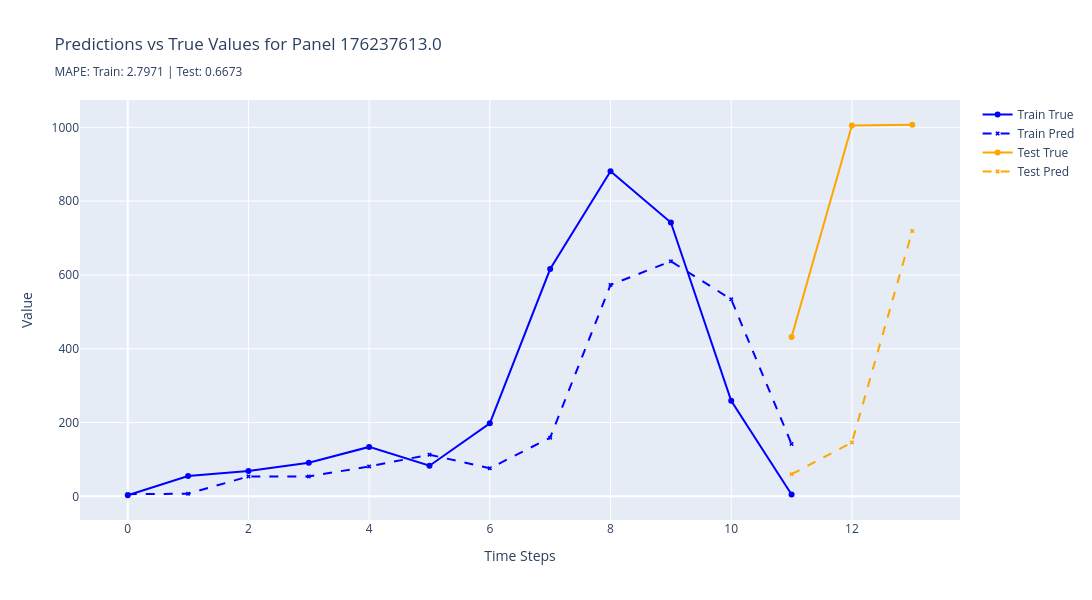
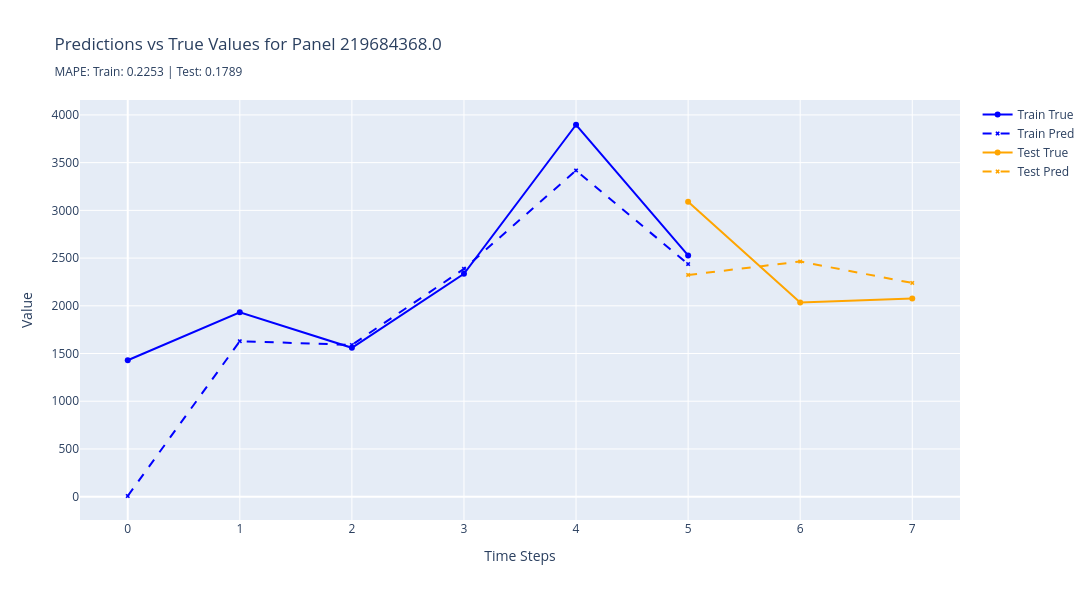
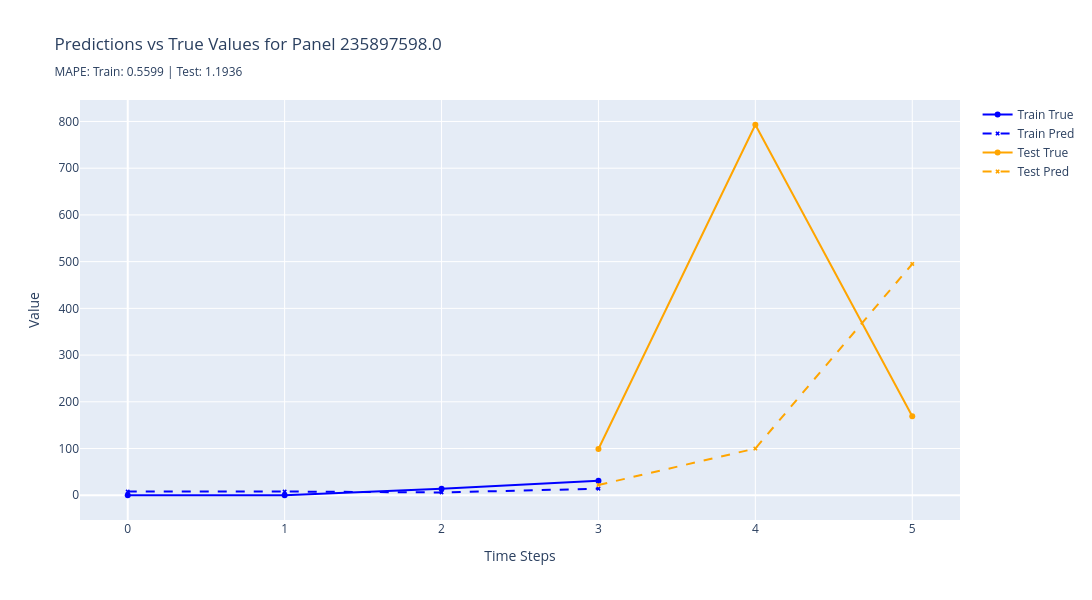
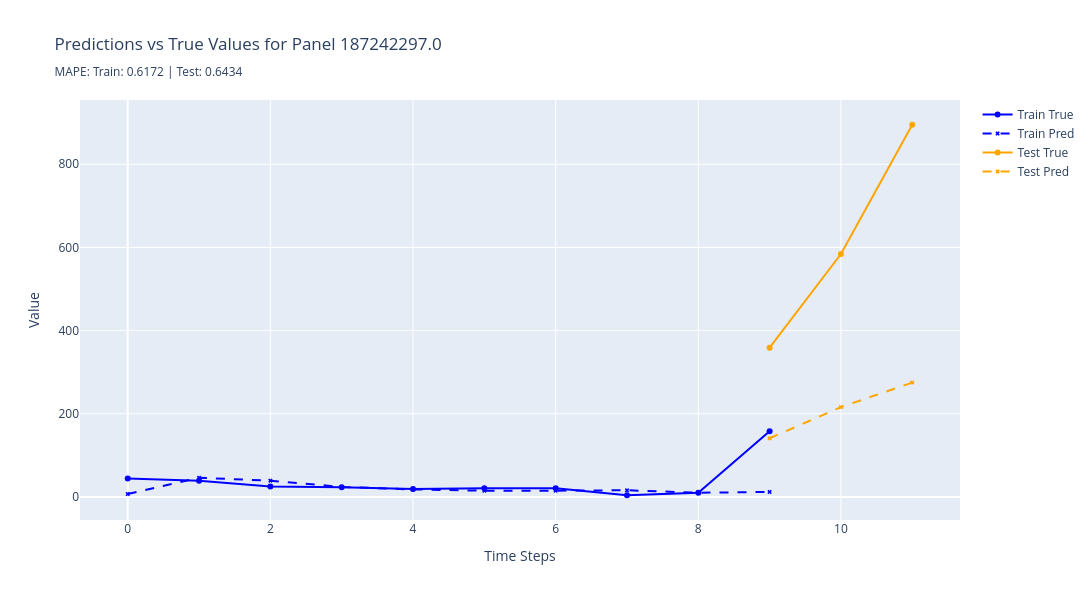

Write notebook code for charts like these, in order.
### Code cell
plot_worst_predictions(
    results=results,
    n_worst=5,
    metric="rmse",
    split_name="test",
)

### Figure 1 — Plotly figure (JSON) as saved in the notebook; plotly's stock layout.template omitted (floating-point values rounded to 4 significant figures)
{"data": [{"line": {"color": "blue"}, "marker": {"size": 6}, "mode": "lines+markers", "name": "Train True", "type": "scatter", "x": [0, 1, 2, 3, 4, 5, 6, 7, 8, 9, 10, 11], "y": [3, 55, 69, 91, 134, 83, 198, 616, 881, 742, 259, 5]}, {"line": {"color": "blue", "dash": "dash"}, "marker": {"size": 4, "symbol": "x"}, "mode": "lines+markers", "name": "Train Pred", "type": "scatter", "x": [0, 1, 2, 3, 4, 5, 6, 7, 8, 9, 10, 11], "y": [6.0, 7.0, 54.0, 54.0, 81.0, 113.0, 76.0, 159.0, 573.0, 637.0, 534.0, 142.0]}, {"line": {"color": "orange"}, "marker": {"size": 6}, "mode": "lines+markers", "name": "Test True", "type": "scatter", "x": [11, 12, 13], "y": [432, 1005, 1007]}, {"line": {"color": "orange", "dash": "dash"}, "marker": {"size": 4, "symbol": "x"}, "mode": "lines+markers", "name": "Test Pred", "type": "scatter", "x": [11, 12, 13], "y": [60.0, 146.0, 719.0]}], "layout": {"height": 600, "hovermode": "x unified", "title": {"text": "Predictions vs True Values for Panel 176237613.0<br><sub>MAPE: Train: 2.7971 | Test: 0.6673</sub>"}, "width": 1200, "xaxis": {"title": {"text": "Time Steps"}}, "yaxis": {"title": {"text": "Value"}}}}

### Figure 2 — Plotly figure (JSON) as saved in the notebook; plotly's stock layout.template omitted (floating-point values rounded to 4 significant figures)
{"data": [{"line": {"color": "blue"}, "marker": {"size": 6}, "mode": "lines+markers", "name": "Train True", "type": "scatter", "x": [0, 1, 2, 3, 4, 5], "y": [1429, 1932, 1560, 2336, 3897, 2528]}, {"line": {"color": "blue", "dash": "dash"}, "marker": {"size": 4, "symbol": "x"}, "mode": "lines+markers", "name": "Train Pred", "type": "scatter", "x": [0, 1, 2, 3, 4, 5], "y": [7.0, 1629.0, 1590.0, 2387.0, 3418.0, 2437.0]}, {"line": {"color": "orange"}, "marker": {"size": 6}, "mode": "lines+markers", "name": "Test True", "type": "scatter", "x": [5, 6, 7], "y": [3089, 2035, 2077]}, {"line": {"color": "orange", "dash": "dash"}, "marker": {"size": 4, "symbol": "x"}, "mode": "lines+markers", "name": "Test Pred", "type": "scatter", "x": [5, 6, 7], "y": [2323.0, 2464.0, 2239.0]}], "layout": {"height": 600, "hovermode": "x unified", "title": {"text": "Predictions vs True Values for Panel 219684368.0<br><sub>MAPE: Train: 0.2253 | Test: 0.1789</sub>"}, "width": 1200, "xaxis": {"title": {"text": "Time Steps"}}, "yaxis": {"title": {"text": "Value"}}}}

### Figure 3 — Plotly figure (JSON) as saved in the notebook; plotly's stock layout.template omitted (floating-point values rounded to 4 significant figures)
{"data": [{"line": {"color": "blue"}, "marker": {"size": 6}, "mode": "lines+markers", "name": "Train True", "type": "scatter", "x": [0, 1, 2, 3], "y": [0, 0, 14, 31]}, {"line": {"color": "blue", "dash": "dash"}, "marker": {"size": 4, "symbol": "x"}, "mode": "lines+markers", "name": "Train Pred", "type": "scatter", "x": [0, 1, 2, 3], "y": [8.0, 8.0, 6.0, 14.0]}, {"line": {"color": "orange"}, "marker": {"size": 6}, "mode": "lines+markers", "name": "Test True", "type": "scatter", "x": [3, 4, 5], "y": [99, 793, 169]}, {"line": {"color": "orange", "dash": "dash"}, "marker": {"size": 4, "symbol": "x"}, "mode": "lines+markers", "name": "Test Pred", "type": "scatter", "x": [3, 4, 5], "y": [22.0, 100.0, 495.0]}], "layout": {"height": 600, "hovermode": "x unified", "title": {"text": "Predictions vs True Values for Panel 235897598.0<br><sub>MAPE: Train: 0.5599 | Test: 1.1936</sub>"}, "width": 1200, "xaxis": {"title": {"text": "Time Steps"}}, "yaxis": {"title": {"text": "Value"}}}}

### Figure 4 — Plotly figure (JSON) as saved in the notebook; plotly's stock layout.template omitted (floating-point values rounded to 4 significant figures)
{"data": [{"line": {"color": "blue"}, "marker": {"size": 6}, "mode": "lines+markers", "name": "Train True", "type": "scatter", "x": [0, 1, 2, 3, 4, 5, 6, 7, 8, 9], "y": [44, 39, 25, 23, 19, 21, 21, 4, 10, 158]}, {"line": {"color": "blue", "dash": "dash"}, "marker": {"size": 4, "symbol": "x"}, "mode": "lines+markers", "name": "Train Pred", "type": "scatter", "x": [0, 1, 2, 3, 4, 5, 6, 7, 8, 9], "y": [7.0, 46.0, 39.0, 24.0, 18.0, 15.0, 15.0, 16.0, 10.0, 12.0]}, {"line": {"color": "orange"}, "marker": {"size": 6}, "mode": "lines+markers", "name": "Test True", "type": "scatter", "x": [9, 10, 11], "y": [359, 584, 895]}, {"line": {"color": "orange", "dash": "dash"}, "marker": {"size": 4, "symbol": "x"}, "mode": "lines+markers", "name": "Test Pred", "type": "scatter", "x": [9, 10, 11], "y": [141.0, 216.0, 275.0]}], "layout": {"height": 600, "hovermode": "x unified", "title": {"text": "Predictions vs True Values for Panel 187242297.0<br><sub>MAPE: Train: 0.6172 | Test: 0.6434</sub>"}, "width": 1200, "xaxis": {"title": {"text": "Time Steps"}}, "yaxis": {"title": {"text": "Value"}}}}
